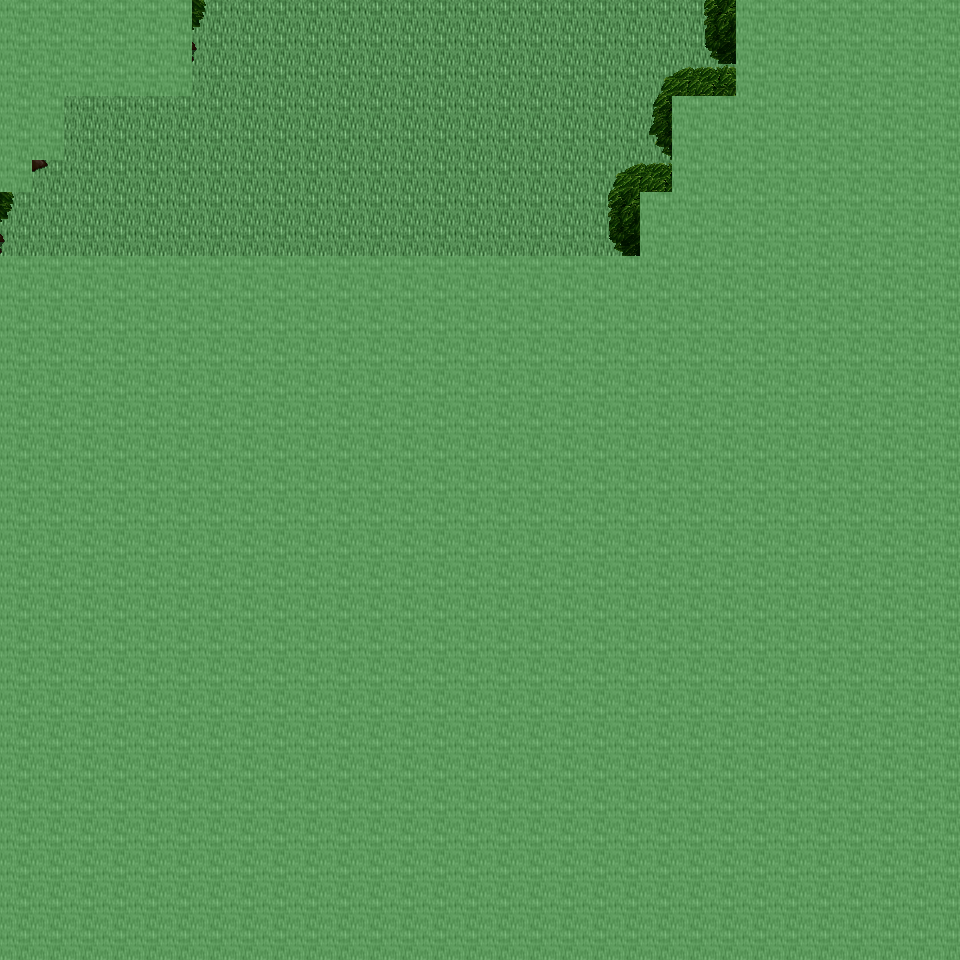

Rendered tile map (Tiled .tmx) drawn with the repository's tilesets; below, a short description and the map source with its tile grids summarised:
An orthogonal 30x30 tile map with 32x32 px tiles, 6 tile layers (Ground, Object, Object2, Above, ...), 24 tilesets and 2 objects (2x mapchange).

<map version="1.0" orientation="orthogonal" renderorder="right-down" width="30" height="30" tilewidth="32" tileheight="32" nextobjectid="3">
  <tileset firstgid="1" name="tileset_ground_ground" tilewidth="32" tileheight="32" tilecount="33" columns="3">
    <image source="../drawable/tileset_ground_ground.png" width="96" height="352" />
  </tileset>
  <tileset firstgid="34" name="tileset_building_decoration_floor_sparkle" tilewidth="32" tileheight="32" tilecount="18" columns="3">
    <image source="../drawable/tileset_building_decoration_floor_sparkle.png" width="96" height="192" />
  </tileset>
  <tileset firstgid="52" name="tileset_ground_ladder_steps" tilewidth="32" tileheight="32" tilecount="6" columns="3">
    <image source="../drawable/tileset_ground_ladder_steps.png" width="96" height="64" />
  </tileset>
  <tileset firstgid="58" name="tileset_plant_flower_daisy_yellow" tilewidth="32" tileheight="32" tilecount="8" columns="2">
    <image source="../drawable/tileset_plant_flower_daisy_yellow.png" width="64" height="128" />
  </tileset>
  <tileset firstgid="66" name="tileset_plant_flower_daisy_white" tilewidth="32" tileheight="32" tilecount="8" columns="2">
    <image source="../drawable/tileset_plant_flower_daisy_white.png" width="64" height="128" />
  </tileset>
  <tileset firstgid="74" name="tileset_plant_grasses" tilewidth="32" tileheight="32" tilecount="6" columns="3">
    <image source="../drawable/tileset_plant_grasses.png" width="96" height="64" />
  </tileset>
  <tileset firstgid="80" name="tileset_item_statue_green_stone" tilewidth="32" tileheight="32" tilecount="12" columns="4">
    <image source="../drawable/tileset_item_statue_green_stone.png" width="128" height="96" />
  </tileset>
  <tileset firstgid="92" name="tileset_plant_flower_daisy_red" tilewidth="32" tileheight="32" tilecount="8" columns="2">
    <image source="../drawable/tileset_plant_flower_daisy_red.png" width="64" height="128" />
  </tileset>
  <tileset firstgid="100" name="tileset_item_statue_skullpedestal" tilewidth="32" tileheight="32" tilecount="2" columns="1">
    <image source="../drawable/tileset_item_statue_skullpedestal.png" width="32" height="64" />
  </tileset>
  <tileset firstgid="102" name="tileset_plant_tree_tree_darkgreen" tilewidth="32" tileheight="32" tilecount="88" columns="8">
    <image source="../drawable/tileset_plant_tree_tree_darkgreen.png" width="256" height="352" />
  </tileset>
  <tileset firstgid="190" name="tileset_item_corpse_skull_pale" tilewidth="32" tileheight="32" tilecount="2" columns="2">
    <image source="../drawable/tileset_item_corpse_skull_pale.png" width="64" height="32" />
  </tileset>
  <tileset firstgid="192" name="tileset_plant_leaves" tilewidth="32" tileheight="32" tilecount="8" columns="4">
    <image source="../drawable/tileset_plant_leaves.png" width="128" height="64" />
  </tileset>
  <tileset firstgid="200" name="tileset_plant_bush_bushes" tilewidth="32" tileheight="32" tilecount="10" columns="5">
    <image source="../drawable/tileset_plant_bush_bushes.png" width="160" height="64" />
  </tileset>
  <tileset firstgid="210" name="tileset_building_decoration_rocks_2" tilewidth="32" tileheight="32" tilecount="2" columns="1">
    <image source="../drawable/tileset_building_decoration_rocks_2.png" width="32" height="64" />
  </tileset>
  <tileset firstgid="212" name="tileset_object_well" tilewidth="32" tileheight="32" tilecount="4" columns="2">
    <image source="../drawable/tileset_object_well.png" width="64" height="64" />
  </tileset>
  <tileset firstgid="216" name="tileset_plant_stump_stump_green" tilewidth="32" tileheight="32" tilecount="4" columns="2">
    <image source="../drawable/tileset_plant_stump_stump_green.png" width="64" height="64" />
  </tileset>
  <tileset firstgid="220" name="tileset_item_statue_green_stone_3" tilewidth="32" tileheight="32" tilecount="3" columns="1">
    <image source="../drawable/tileset_item_statue_green_stone_3.png" width="32" height="96" />
  </tileset>
  <tileset firstgid="223" name="tileset_ground_rock_pebbles" tilewidth="32" tileheight="32" tilecount="3" columns="1">
    <image source="../drawable/tileset_ground_rock_pebbles.png" width="32" height="96" />
  </tileset>
  <tileset firstgid="226" name="tileset_plant_vine" tilewidth="32" tileheight="32" tilecount="3" columns="1">
    <image source="../drawable/tileset_plant_vine.png" width="32" height="96" />
  </tileset>
  <tileset firstgid="229" name="tileset_plant_tree_tree_green" tilewidth="32" tileheight="32" tilecount="88" columns="8">
    <image source="../drawable/tileset_plant_tree_tree_green.png" width="256" height="352" />
  </tileset>
  <tileset firstgid="317" name="tileset_plant_stump_stump_purple" tilewidth="32" tileheight="32" tilecount="4" columns="2">
    <image source="../drawable/tileset_plant_stump_stump_purple.png" width="64" height="64" />
  </tileset>
  <tileset firstgid="321" name="tileset_building_decoration_rocks" tilewidth="32" tileheight="32" tilecount="6" columns="3">
    <image source="../drawable/tileset_building_decoration_rocks.png" width="96" height="64" />
  </tileset>
  <tileset firstgid="327" name="tileset_logic_collision" tilewidth="32" tileheight="32" tilecount="1" columns="1">
    <image source="../drawable/tileset_logic_collision.png" width="32" height="32" />
  </tileset>
  <tileset firstgid="328" name="tileset_ground_grass_2" tilewidth="32" tileheight="32" tilecount="21" columns="3">
    <image source="../drawable/tileset_ground_grass_2.png" width="96" height="224" />
  </tileset>
  <layer name="Ground" width="30" height="30">
    <data>[900 cells, 240 non-empty, 1 distinct tile ids]</data>
  </layer>
  <layer name="Object" width="30" height="30">
    <data>[900 cells, 0 non-empty, 0 distinct tile ids]</data>
  </layer>
  <layer name="Object2" width="30" height="30">
    <data>[900 cells, 16 non-empty, 11 distinct tile ids]</data>
  </layer>
  <layer name="Above" width="30" height="30">
    <data>[900 cells, 95 non-empty, 39 distinct tile ids]</data>
  </layer>
  <layer name="Above2" width="30" height="30">
    <data>[900 cells, 0 non-empty, 0 distinct tile ids]</data>
  </layer>
  <layer name="Walkable" width="30" height="30">
    <data>[900 cells, 751 non-empty, 1 distinct tile ids]</data>
  </layer>
  <objectgroup name="MapEvents">
    <object id="1" name="north" type="mapchange" x="192" y="0" width="544" height="32">
      <properties>
        <property name="map" value="0_ados_mountain_n2_w2_x1_y3" />
        <property name="place" value="south" />
      </properties>
    </object>
    <object id="2" name="west" type="mapchange" x="0" y="192" width="32" height="64">
      <properties>
        <property name="map" value="0_ados_mountain_n2_w2_x0_y4" />
        <property name="place" value="east" />
      </properties>
    </object>
  </objectgroup>
</map>
